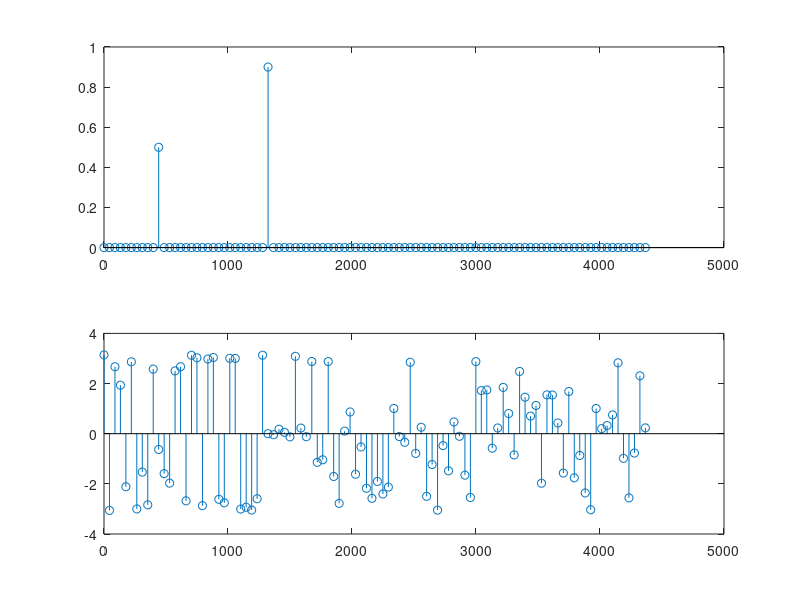

Here is the MATLAB script that generated this plot:
clear all
close all
fc=44100;
sinc=1/fc;
dur=0.5;
T=[0:sinc:dur-sinc];

winsize=1000;
binsize=fc/winsize;
freq1=round(440/binsize)*binsize
freq2=round(3*freq1/binsize)*binsize

phi1=pi/5
phi2=0

y=0.5*cos(2*pi*freq1*T+phi1)+0.9*cos(2*pi*freq2*T+phi2);
F=[0:binsize:fc-binsize];
dft=zeros(1,winsize);


for k=1:winsize
	freq=F(k);
	yanal=e.^(i*freq*2*pi*T(1:winsize));
	r=y(1:winsize).*yanal;
	
	dft(k)=sum(r);
end

mag= abs(dft)*(2/winsize);
fase=arg(dft);
subplot(2,1,1)
stem(F(1:100),mag(1:100))
subplot(2,1,2)
stem(F(1:100),fase(1:100))